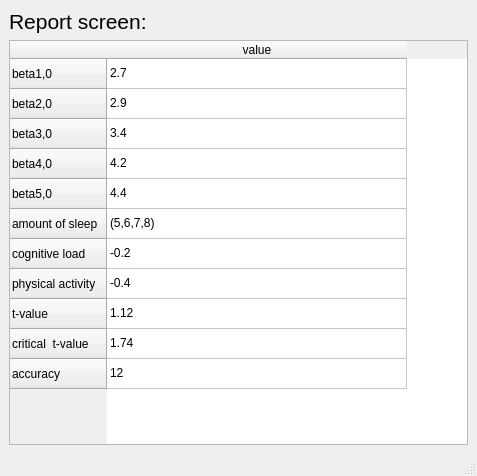
<?xml version="1.0" encoding="UTF-8"?>
<ui version="4.0">
 <class>MainWindow</class>
 <widget class="QMainWindow" name="MainWindow">
  <property name="geometry">
   <rect>
    <x>0</x>
    <y>0</y>
    <width>477</width>
    <height>476</height>
   </rect>
  </property>
  <property name="windowTitle">
   <string>MainWindow</string>
  </property>
  <widget class="QWidget" name="centralwidget">
   <property name="layoutDirection">
    <enum>Qt::LeftToRight</enum>
   </property>
   <layout class="QVBoxLayout" name="verticalLayout_2">
    <item>
     <widget class="QLabel" name="label">
      <property name="sizePolicy">
       <sizepolicy hsizetype="Minimum" vsizetype="Minimum">
        <horstretch>0</horstretch>
        <verstretch>0</verstretch>
       </sizepolicy>
      </property>
      <property name="font">
       <font>
        <pointsize>16</pointsize>
       </font>
      </property>
      <property name="text">
       <string>Report screen:</string>
      </property>
     </widget>
    </item>
    <item>
     <widget class="QTableWidget" name="cur_report_display_table">
      <property name="sizePolicy">
       <sizepolicy hsizetype="Expanding" vsizetype="Expanding">
        <horstretch>0</horstretch>
        <verstretch>0</verstretch>
       </sizepolicy>
      </property>
      <property name="lineWidth">
       <number>1</number>
      </property>
      <attribute name="horizontalHeaderDefaultSectionSize">
       <number>300</number>
      </attribute>
      <row>
       <property name="text">
        <string>beta1,0</string>
       </property>
      </row>
      <row>
       <property name="text">
        <string>beta2,0</string>
       </property>
      </row>
      <row>
       <property name="text">
        <string>beta3,0</string>
       </property>
      </row>
      <row>
       <property name="text">
        <string>beta4,0</string>
       </property>
      </row>
      <row>
       <property name="text">
        <string>beta5,0</string>
       </property>
      </row>
      <row>
       <property name="text">
        <string>amount of sleep</string>
       </property>
      </row>
      <row>
       <property name="text">
        <string>cognitive load</string>
       </property>
      </row>
      <row>
       <property name="text">
        <string>physical activity</string>
       </property>
      </row>
      <row>
       <property name="text">
        <string>t-value</string>
       </property>
      </row>
      <row>
       <property name="text">
        <string>critical  t-value</string>
       </property>
      </row>
      <row>
       <property name="text">
        <string>accuracy</string>
       </property>
      </row>
      <column>
       <property name="text">
        <string>value</string>
       </property>
      </column>
      <item row="0" column="0">
       <property name="text">
        <string>2.7</string>
       </property>
      </item>
      <item row="1" column="0">
       <property name="text">
        <string>2.9</string>
       </property>
      </item>
      <item row="2" column="0">
       <property name="text">
        <string>3.4</string>
       </property>
      </item>
      <item row="3" column="0">
       <property name="text">
        <string>4.2</string>
       </property>
      </item>
      <item row="4" column="0">
       <property name="text">
        <string>4.4</string>
       </property>
      </item>
      <item row="5" column="0">
       <property name="text">
        <string>(5,6,7,8)</string>
       </property>
      </item>
      <item row="6" column="0">
       <property name="text">
        <string>-0.2</string>
       </property>
      </item>
      <item row="7" column="0">
       <property name="text">
        <string>-0.4</string>
       </property>
      </item>
      <item row="8" column="0">
       <property name="text">
        <string>1.12</string>
       </property>
      </item>
      <item row="9" column="0">
       <property name="text">
        <string>1.74</string>
       </property>
      </item>
      <item row="10" column="0">
       <property name="text">
        <string>12</string>
       </property>
      </item>
     </widget>
    </item>
   </layout>
  </widget>
  <widget class="QStatusBar" name="statusbar"/>
 </widget>
 <resources/>
 <connections/>
</ui>
